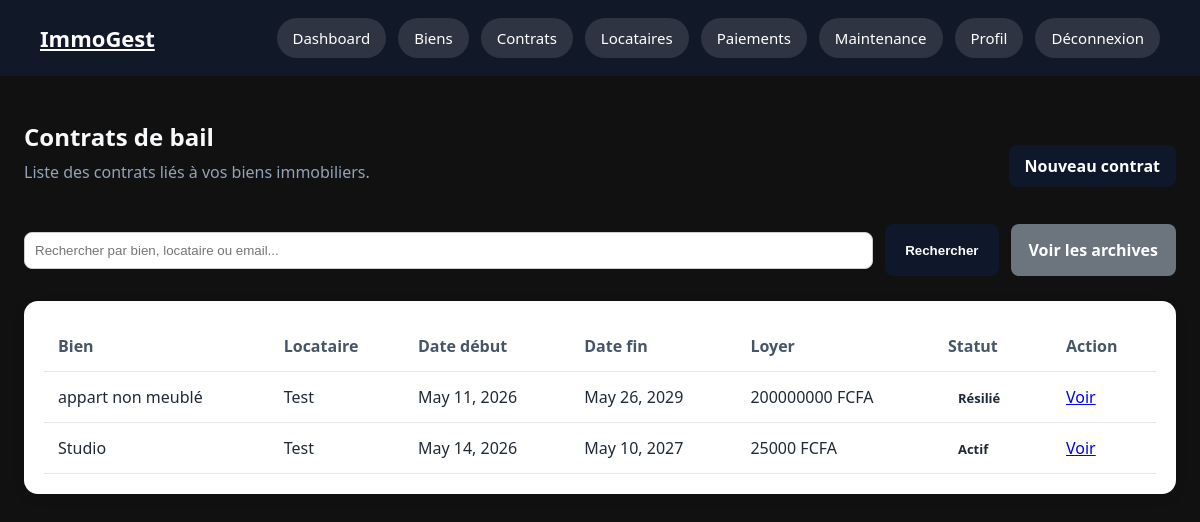
/properties/contrats/ (signed in), run on an earlier commit of the app's database.
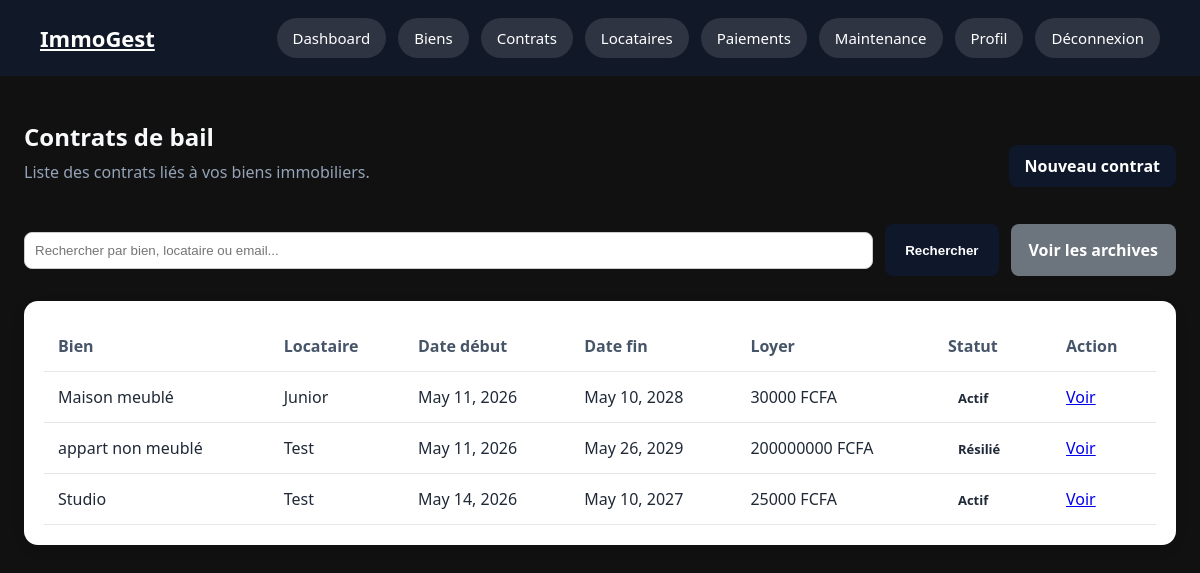
And on a later commit of the database.
### properties/models.py (models this page shows, shortened)
class ContratBail(models.Model):
    ACTIF = 'actif'
    RESILIE = 'resilie'
    EXPIRE = 'expire'
    STATUT_CHOICES = [
        (ACTIF, 'Actif'),
        (RESILIE, 'Résilié'),
        (EXPIRE, 'Expiré'),
    ]
    bien = models.ForeignKey(
        Bien,
        on_delete=models.CASCADE,
        related_name='contrats'
    )
    locataire = models.ForeignKey(
        ProfilLocataire,
        on_delete=models.CASCADE,
        related_name='contrats'
    )
    date_debut = models.DateField()
    date_fin = models.DateField(
        blank=True,
        null=True
    )
    montant_loyer = models.DecimalField(
        max_digits=10,
        decimal_places=0
    )
    montant_caution = models.DecimalField(
        max_digits=10,
        decimal_places=0
    )
    document = models.FileField(
        upload_to='contrats/',
        blank=True,
        null=True
    )
    statut = models.CharField(
        max_length=20,
        choices=STATUT_CHOICES,
        default=ACTIF
    )
    notes = models.TextField(
        blank=True
    )
    is_archived = models.BooleanField(
    default=False
    )
    created_at = models.DateTimeField(
        auto_now_add=True
    )
    updated_at = models.DateTimeField(
        auto_now=True
    )
    class Meta:
        verbose_name = 'Contrat de bail'
        verbose_name_plural = 'Contrats de bail'
        ordering = ['-created_at']

class Bien(models.Model):
    APPARTEMENT = 'appartement'
    VILLA = 'villa'
    STUDIO = 'studio'
    MAISON = 'maison'
    TYPE_BIEN_CHOICES = [
        (APPARTEMENT, 'Appartement'),
        (VILLA, 'Villa'),
        (STUDIO, 'Studio'),
        (MAISON, 'Maison'),
    ]
    LIBRE = 'libre'
    LOUE = 'loue'
    EN_TRAVAUX = 'en_travaux'
    STATUT_CHOICES = [
        (LIBRE, 'Libre'),
        (LOUE, 'Loué'),
        (EN_TRAVAUX, 'En travaux'),
    ]
    proprietaire = models.ForeignKey(
        ProfilProprietaire,
        on_delete=models.CASCADE,
        related_name='biens'
    )
    titre = models.CharField(
        max_length=200
    )
    type_bien = models.CharField(
        max_length=30,
        choices=TYPE_BIEN_CHOICES
    )
    adresse = models.CharField(
        max_length=255
    )
    ville = models.CharField(
        max_length=100,
        default='Lomé'
    )
    superficie = models.PositiveIntegerField(
        help_text='Superficie en m²'
    )
    loyer_mensuel = models.DecimalField(
        max_digits=10,
        decimal_places=0
    )
    caution = models.DecimalField(
        max_digits=10,
        decimal_places=0
    )
    description = models.TextField(
        blank=True
    )
    image = models.ImageField(
        upload_to='biens/',
        blank=True,
        null=True
    )
    statut = models.CharField(
        max_length=20,
        choices=STATUT_CHOICES,
        default=LIBRE
    )
    is_archived = models.BooleanField(
        default=False
    )
    created_at = models.DateTimeField(
        auto_now_add=True
    )
    updated_at = models.DateTimeField(
        auto_now=True
    )
    class Meta:
        verbose_name = 'Bien immobilier'
        verbose_name_plural = 'Biens immobiliers'
        ordering = ['-created_at']

### accounts/models.py (models this page shows, shortened)
class ProfilLocataire(models.Model):
    user = models.OneToOneField(
        User,
        on_delete=models.CASCADE,
        related_name='profil_locataire',
        verbose_name='Utilisateur'
    )
    proprietaire = models.ForeignKey(
        ProfilProprietaire,
        on_delete=models.SET_NULL,
        null=True,
        blank=True,
        related_name='locataires',
        verbose_name='Propriétaire'
    )
    adresse_actuelle = models.CharField(
        max_length=255,
        blank=True,
        verbose_name='Adresse actuelle'
    )
    created_at = models.DateTimeField(
        auto_now_add=True,
        verbose_name='Créé le'
    )
    updated_at = models.DateTimeField(
        auto_now=True,
        verbose_name='Modifié le'
    )
    class Meta:
        verbose_name = 'Profil locataire'
        verbose_name_plural = 'Profils locataires'

class User(AbstractUser):
    PROPRIETAIRE = 'proprietaire'
    LOCATAIRE = 'locataire'
    ROLE_CHOICES = [
        (PROPRIETAIRE, 'Propriétaire'),
        (LOCATAIRE, 'Locataire'),
    ]
    role = models.CharField(
        max_length=20,
        choices=ROLE_CHOICES,
        verbose_name='Rôle'
    )
    telephone = models.CharField(
        max_length=20,
        blank=True,
        verbose_name='Téléphone'
    )
    photo = models.ImageField(
        upload_to='profils/',
        blank=True,
        null=True,
        verbose_name='Photo de profil'
    )
    class Meta:
        verbose_name = 'Utilisateur'
        verbose_name_plural = 'Utilisateurs'

### properties/views.py (the view)
# urls.py: path('contrats/', views.liste_contrats, name='liste_contrats'),
@login_required
@proprietaire_required
def liste_contrats(request):
    profil = request.user.profil_proprietaire
    query = request.GET.get('q', '')
    contrats = ContratBail.objects.filter(
        bien__proprietaire=profil,
        is_archived=False
    )
    if query:
        contrats = contrats.filter(bien__titre__icontains=query) | contrats.filter(locataire__user__username__icontains=query) | contrats.filter(locataire__user__email__icontains=query)
    return render(request, 'properties/liste_contrats.html', {
        'contrats': contrats,
        'query': query
    })

### templates/properties/liste_contrats.html (shortened to what this page needs)
{% extends "base.html" %}
{% block content %}
<section class="page-header">
    <div>
        <h1>Contrats de bail</h1>
        <p>Liste des contrats liés à vos biens immobiliers.</p>
    </div>
    <a href="{% url 'properties:ajouter_contrat' %}" class="btn-link">
        Nouveau contrat
    </a>
</section>
<form method="get" class="search-form">
    <input
        type="text"
        name="q"
        placeholder="Rechercher par bien, locataire ou email..."
        value="{{ query }}"
    >
    <button type="submit">Rechercher</button>
    <a href="{% url 'properties:contrats_archives' %}" class="btn-secondary">
        Voir les archives
    </a>
</form>
{% if contrats %}
<div class="table-card">
    <table>
        <thead>
            <tr>
                <th>Bien</th>
                <th>Locataire</th>
                <th>Date début</th>
                <th>Date fin</th>
                <th>Loyer</th>
                <th>Statut</th>
                <th>Action</th>
            </tr>
        </thead>
        <tbody>
            {% for contrat in contrats %}
            <tr>
                <td>{{ contrat.bien.titre }}</td>
                <td>
                    {{ contrat.locataire.user.username }}
                </td>
                <td>{{ contrat.date_debut }}</td>
                <td>
                    {% if contrat.date_fin %}
                        {{ contrat.date_fin }}
                    {% else %}
                        CDI
                    {% endif %}
                </td>
                <td>
                    {{ contrat.montant_loyer }} FCFA
                </td>
                <td>
                    <span class="badge">
                        {{ contrat.get_statut_display }}
                    </span>
                </td>
                <td>
                    <a href="{% url 'properties:detail_contrat' contrat.pk %}">
                        Voir
                    </a>
                </td>
            </tr>
            {% endfor %}
        </tbody>
    </table>
</div>
{% endif %}
{% endblock %}

What changed in the data, as far as the page shows it:
added ContratBail: bien.titre "Maison meublé", locataire.user.username "Junior", date_debut "May 11, 2026", date_fin "May 10, 2028", montant_loyer "30000", statut "Actif"
